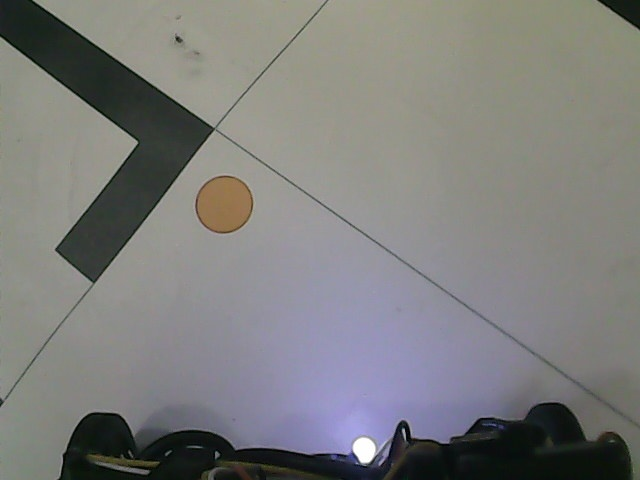
#> input picture hsvcalib/hsvcalibimagetop_cam_clawup.jpg, 640 x 480 px, found by its file name
$ python visualiser.py
#> lines starting #> are read from the running program, lines starting #| are printed output that depends on the picture; after the words box and inside, x2 and y2 are one past the last pixel; in counts of white or black regions, pixels touching at a corner belong together
import cv2
import numpy as np

a = 1

width_lt = 640//4
height_lt = 480//4

#* CROPPING

centre_x_lt = width_lt//2
crop_bot_h = 60//2
higher_crop_triangle_h = 72//2
higher_crop_triangle_w = 75//2
higher_crop_triangle_gap_w = 35//2

mask_trapeziums = np.zeros([height_lt, width_lt], dtype="uint8")
left_triangle_pts = np.array([[0, height_lt - crop_bot_h], [0, height_lt - higher_crop_triangle_h], [centre_x_lt - higher_crop_triangle_gap_w - higher_crop_triangle_w, height_lt - higher_crop_triangle_h], [centre_x_lt - higher_crop_triangle_gap_w , height_lt - crop_bot_h]])
right_triangle_pts = np.array([[width_lt, height_lt - crop_bot_h], [width_lt, height_lt - higher_crop_triangle_h], [centre_x_lt + higher_crop_triangle_gap_w + higher_crop_triangle_w, height_lt - higher_crop_triangle_h], [centre_x_lt + higher_crop_triangle_gap_w , height_lt - crop_bot_h]])
bottom_rectangle_pts = np.array([[0, height_lt], [0, height_lt - crop_bot_h], [width_lt, height_lt - crop_bot_h], [width_lt, height_lt]])
cv2.fillPoly(mask_trapeziums, [left_triangle_pts, right_triangle_pts, bottom_rectangle_pts], 255)
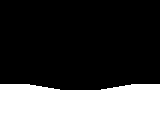
#> mask_trapeziums: shape (120, 160); 27.8% white; 1 white region, box (x1, y1, x2, y2) and area: (0, 84, 160, 120) 5334
mask_trapeziums = cv2.bitwise_not(mask_trapeziums)

#* VECTORS

def callback(x):
    global a, mask_trapeziums
    a = cv2.getTrackbarPos('x power (divide by 100)', 'controls')

    x_com_scale = np.array([[i] * width_lt for i in np.linspace(0, 1., height_lt-higher_crop_triangle_h)]) #? removed the nasty 1 - np.array
    x_com_scale = x_com_scale ** (a/100)
    x_com_scale = np.concatenate((x_com_scale, np.array([[1] * width_lt for i in range(higher_crop_triangle_h)])))

    final_x = x_com * x_com_scale
    with_mask = cv2.bitwise_and(final_x, final_x, mask=mask_trapeziums)

    cv2.imshow("x_scale", x_com_scale)
    cv2.imshow("final_x", final_x)
    cv2.imshow("with mask", with_mask)

x_com = np.tile(np.concatenate((np.linspace(1., 0, width_lt//2),np.linspace(0, 1., width_lt//2)),axis=0), (height_lt, 1)) #reps is (outside, inside)
y_com = np.array([[i] * width_lt for i in np.linspace(1., 0, height_lt)])

x_com_scale = np.array([[i] * width_lt for i in np.linspace(0, 1., height_lt-higher_crop_triangle_h)]) #? same here
x_com_scale = x_com_scale ** (a/100)
x_com_scale = np.concatenate((x_com_scale, np.array([[1] * width_lt for i in range(higher_crop_triangle_h)])))

final_x = x_com * x_com_scale

cv2.namedWindow('controls', 2)
cv2.resizeWindow('controls', 550, 50)
cv2.createTrackbar('x power (divide by 100)', 'controls', 0, 1000, callback)

cv2.imshow("y_com", y_com)
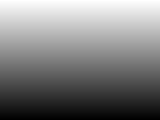
#> window 'y_com': shape (120, 160) float64; min 0, max 1, mean 0.5
cv2.imshow("x_com", x_com)
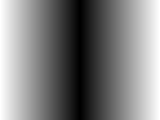
#> window 'x_com': shape (120, 160) float64; min 0, max 1, mean 0.5
cv2.imshow("x_scale", x_com_scale)
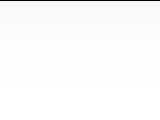
#> window 'x_scale': shape (120, 160) float64; min 0, max 1, mean 0.985
cv2.imshow("final_x", final_x)
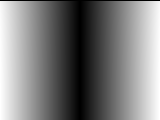
#> window 'final_x': shape (120, 160) float64; min 0, max 1, mean 0.493
cv2.waitKey()
cv2.destroyAllWindows()

#* CROPPING

top_frame = cv2.imread("hsvcalib\hsvcalibimagetop_cam_clawup.jpg")
#> top_frame is the input picture: shape (480, 640, 3); mean B, G, R 123.6, 125.2, 125.1
cv2.flip(top_frame, 0)
cv2.flip(top_frame, 1)
top_frame = cv2.pyrDown(top_frame, dstsize=(640//2, 480//2))
#> top_frame: shape (240, 320, 3)
top_frame = cv2.pyrDown(top_frame, dstsize=(width_lt, height_lt))
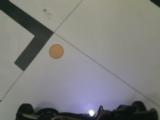
#> top_frame: shape (120, 160, 3); mean B, G, R 124, 125.6, 125.5

def callback_crop(x):
    global crop_bot_h, higher_crop_triangle_h, higher_crop_triangle_w, higher_crop_triangle_gap_w
    crop_bot_h = cv2.getTrackbarPos('crop_bot_h', 'controls_crop')
    higher_crop_triangle_h = cv2.getTrackbarPos('higher_crop_triangle_h', 'controls_crop')
    higher_crop_triangle_w = cv2.getTrackbarPos('higher_crop_triangle_w', 'controls_crop')
    higher_crop_triangle_gap_w = cv2.getTrackbarPos('higher_crop_triangle_gap_w', 'controls_crop')

    mask_trapeziums = np.zeros([height_lt, width_lt], dtype="uint8")
    left_triangle_pts = np.array([[0, height_lt - crop_bot_h], [0, height_lt - higher_crop_triangle_h], [centre_x_lt - higher_crop_triangle_gap_w - higher_crop_triangle_w, height_lt - higher_crop_triangle_h], [centre_x_lt - higher_crop_triangle_gap_w , height_lt - crop_bot_h]])
    right_triangle_pts = np.array([[width_lt, height_lt - crop_bot_h], [width_lt, height_lt - higher_crop_triangle_h], [centre_x_lt + higher_crop_triangle_gap_w + higher_crop_triangle_w, height_lt - higher_crop_triangle_h], [centre_x_lt + higher_crop_triangle_gap_w , height_lt - crop_bot_h]])
    bottom_rectangle_pts = np.array([[0, height_lt], [0, height_lt - crop_bot_h], [width_lt, height_lt - crop_bot_h], [width_lt, height_lt]])
    cv2.fillPoly(mask_trapeziums, [left_triangle_pts, right_triangle_pts, bottom_rectangle_pts], 255)
    mask_trapeziums = cv2.bitwise_not(mask_trapeziums)
    cv2.imshow("crop mask", mask_trapeziums)

    cropped_image = cv2.bitwise_and(top_frame, top_frame, mask=mask_trapeziums)
    cv2.imshow("image", cropped_image)

cv2.namedWindow('controls_crop', 2)
cv2.resizeWindow('controls_crop', 550, 50)
cv2.createTrackbar('crop_bot_h', 'controls_crop', crop_bot_h, height_lt, callback_crop)
cv2.createTrackbar('higher_crop_triangle_h', 'controls_crop', higher_crop_triangle_h, height_lt, callback_crop)
cv2.createTrackbar('higher_crop_triangle_w', 'controls_crop', higher_crop_triangle_w, width_lt, callback_crop)
cv2.createTrackbar('higher_crop_triangle_gap_w', 'controls_crop', higher_crop_triangle_gap_w, width_lt, callback_crop)

cv2.imshow("crop mask", mask_trapeziums)
cv2.imshow("image", top_frame)
cv2.waitKey()
cv2.destroyAllWindows()

print("RESULTS")
print("-"*30)
print("power", a/100)
print("-"*30)
print("crop_bot_h =", crop_bot_h)
print("higher_crop_triangle_h =", higher_crop_triangle_h)
print("higher_crop_triangle_w =", higher_crop_triangle_w)
print("higher_crop_triangle_gap_w =", higher_crop_triangle_gap_w)
print("-"*30)

#* LOG
# RESULTS
# ------------------------------
# power 0.01
# ------------------------------
# crop_bot_h 15
# higher_crop_triangle_h 23
# higher_crop_triangle_w 26
# higher_crop_triangle_gap_w 24
# ------------------------------

$ run again, with hsvcalib/hsvcalibimagebruhtesttop.jpg copied over hsvcalib/hsvcalibimagetop_cam_clawup.jpg
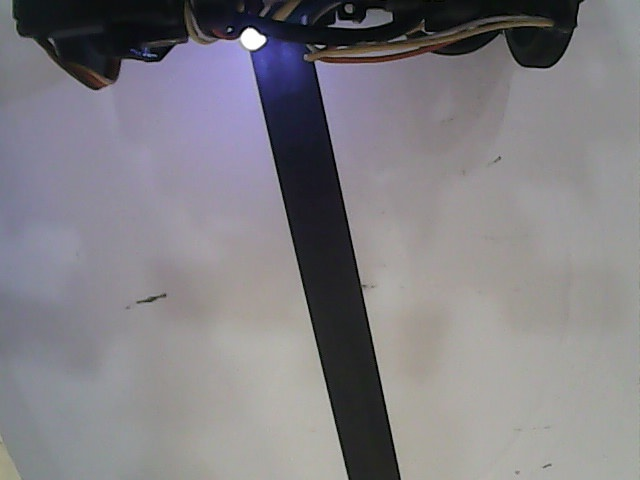
#> input picture hsvcalib/hsvcalibimagebruhtesttop.jpg, 640 x 480 px, found by its file name
#> mask_trapeziums: shape (120, 160); 27.8% white; 1 white region, box (x1, y1, x2, y2) and area: (0, 84, 160, 120) 5334
#> top_frame is the input picture: shape (480, 640, 3); mean B, G, R 131.9, 127.1, 129.2
#> `top_frame = cv2.pyrDown(top_frame, dstsize=(width_lt, height_lt))`:
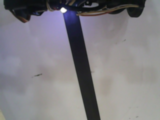
#> top_frame: shape (120, 160, 3); mean B, G, R 131.6, 126.6, 128.8
